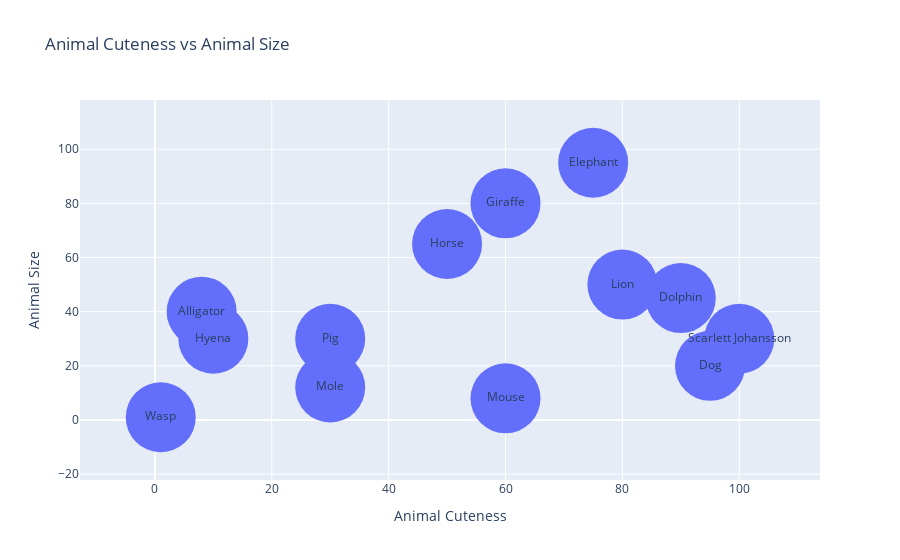

Notebook cell for this chart:
### Code cell
import plotly.graph_objects as go

animal_labels = ["Lion", "Elephant", "Hyena", "Mouse", "Pig", "Horse", "Dolphin", "Wasp", "Giraffe", "Dog", "Alligator", "Mole", "Scarlett Johansson"]
animal_cuteness = [80, 75, 10, 60, 30, 50, 90, 1, 60, 95, 8, 30, 100]
animal_size = [50, 95, 30, 8, 30, 65, 45, 1, 80, 20, 40, 12, 30]



fig = go.Figure(data=[go.Scatter(
    x=animal_cuteness, y=animal_size,
    text=animal_labels,
    mode='markers+text',
    marker_size=70)
])

fig.update_layout(
    title="Animal Cuteness vs Animal Size",
    xaxis_title="Animal Cuteness",
    yaxis_title="Animal Size",
)

fig.show()

### Figure 1 — Plotly figure (JSON) as saved in the notebook; plotly's stock layout.template omitted (floating-point values rounded to 4 significant figures)
{"data": [{"marker": {"size": 70}, "mode": "markers+text", "text": ["Lion", "Elephant", "Hyena", "Mouse", "Pig", "Horse", "Dolphin", "Wasp", "Giraffe", "Dog", "Alligator", "Mole", "Scarlett Johansson"], "type": "scatter", "x": [80, 75, 10, 60, 30, 50, 90, 1, 60, 95, 8, 30, 100], "y": [50, 95, 30, 8, 30, 65, 45, 1, 80, 20, 40, 12, 30]}], "layout": {"title": {"text": "Animal Cuteness vs Animal Size"}, "xaxis": {"title": {"text": "Animal Cuteness"}}, "yaxis": {"title": {"text": "Animal Size"}}}}
